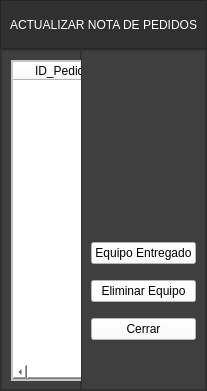
     <widget class="QWidget" name="page_tractor">
      <layout class="QVBoxLayout" name="verticalLayout_2" stretch="1,7">
       <property name="spacing">
        <number>0</number>
       </property>
       <property name="leftMargin">
        <number>0</number>
       </property>
       <property name="topMargin">
        <number>0</number>
       </property>
       <property name="rightMargin">
        <number>0</number>
       </property>
       <property name="bottomMargin">
        <number>0</number>
       </property>
       <item>
        <widget class="QFrame" name="frame_2">
         <property name="styleSheet">
          <string notr="true">background-color: rgb(48, 48, 48);</string>
         </property>
         <property name="frameShape">
          <enum>QFrame::StyledPanel</enum>
         </property>
         <property name="frameShadow">
          <enum>QFrame::Raised</enum>
         </property>
         <layout class="QHBoxLayout" name="horizontalLayout_2">
          <item>
           <widget class="QLabel" name="label">
            <property name="styleSheet">
             <string notr="true">
font: 87 18pt &quot;Arial Black&quot;;
color: rgb(255, 255, 255);</string>
            </property>
            <property name="text">
             <string>ACTUALIZAR NOTA DE PEDIDOS</string>
            </property>
           </widget>
          </item>
         </layout>
        </widget>
       </item>
       <item>
        <widget class="QFrame" name="frame">
         <property name="styleSheet">
          <string notr="true">background-color: rgb(63, 63, 63);
font: 11pt &quot;Arial&quot;;
font: 10pt &quot;Arial&quot;;</string>
         </property>
         <property name="frameShape">
          <enum>QFrame::StyledPanel</enum>
         </property>
         <property name="frameShadow">
          <enum>QFrame::Raised</enum>
         </property>
         <layout class="QHBoxLayout" name="horizontalLayout" stretch="7,2">
          <property name="spacing">
           <number>0</number>
          </property>
          <property name="leftMargin">
           <number>0</number>
          </property>
          <property name="topMargin">
           <number>0</number>
          </property>
          <property name="rightMargin">
           <number>0</number>
          </property>
          <property name="bottomMargin">
           <number>0</number>
          </property>
          <item>
           <widget class="QFrame" name="frame_3">
            <property name="frameShape">
             <enum>QFrame::StyledPanel</enum>
            </property>
            <property name="frameShadow">
             <enum>QFrame::Raised</enum>
            </property>
            <widget class="QPushButton" name="buscar">
             <property name="geometry">
              <rect>
               <x>460</x>
               <y>20</y>
               <width>111</width>
               <height>31</height>
              </rect>
             </property>
             <property name="styleSheet">
              <string notr="true">background-color: rgb(255, 255, 255);
</string>
             </property>
             <property name="text">
              <string>Buscar</string>
             </property>
            </widget>
            <widget class="QTextEdit" name="textEdit">
             <property name="geometry">
              <rect>
               <x>10</x>
               <y>340</y>
               <width>551</width>
               <height>81</height>
              </rect>
             </property>
             <property name="styleSheet">
              <string notr="true">color: rgb(255, 255, 255);</string>
             </property>
             <property name="html">
              <string>&lt;!DOCTYPE HTML PUBLIC &quot;-//W3C//DTD HTML 4.0//EN&quot; &quot;http://www.w3.org/TR/REC-html40/strict.dtd&quot;&gt;
&lt;html&gt;&lt;head&gt;&lt;meta name=&quot;qrichtext&quot; content=&quot;1&quot; /&gt;&lt;style type=&quot;text/css&quot;&gt;
p, li { white-space: pre-wrap; }
&lt;/style&gt;&lt;/head&gt;&lt;body style=&quot; font-family:'Arial'; font-size:10pt; font-weight:400; font-style:normal;&quot;&gt;
&lt;p style=&quot; margin-top:0px; margin-bottom:0px; margin-left:0px; margin-right:0px; -qt-block-indent:0; text-indent:0px;&quot;&gt;Para darlo como entregado o eliminado a un pedido tienes que seleccionar un pedido en la tabla y darle click a uno de los botones.&lt;/p&gt;&lt;/body&gt;&lt;/html&gt;</string>
             </property>
            </widget>
            <widget class="QFrame" name="frame_14">
             <property name="geometry">
              <rect>
               <x>10</x>
               <y>10</y>
               <width>441</width>
               <height>321</height>
              </rect>
             </property>
             <property name="styleSheet">
              <string notr="true">background-color: rgb(255, 255, 255);</string>
             </property>
             <property name="frameShape">
              <enum>QFrame::StyledPanel</enum>
             </property>
             <property name="frameShadow">
              <enum>QFrame::Raised</enum>
             </property>
             <layout class="QVBoxLayout" name="verticalLayout_5">
              <property name="spacing">
               <number>0</number>
              </property>
              <property name="leftMargin">
               <number>0</number>
              </property>
              <property name="topMargin">
               <number>0</number>
              </property>
              <property name="rightMargin">
               <number>0</number>
              </property>
              <property name="bottomMargin">
               <number>0</number>
              </property>
              <item>
               <widget class="QTableWidget" name="tabla_pedidos">
                <property name="styleSheet">
                 <string notr="true">background-color: rgb(255, 255, 255);</string>
                </property>
                <property name="selectionBehavior">
                 <enum>QAbstractItemView::SelectRows</enum>
                </property>
                <column>
                 <property name="text">
                  <string>ID_Pedido</string>
                 </property>
                </column>
                <column>
                 <property name="text">
                  <string>Cliente</string>
                 </property>
                </column>
                <column>
                 <property name="text">
                  <string>Fecha</string>
                 </property>
                </column>
                <column>
                 <property name="text">
                  <string>Tractor</string>
                 </property>
                </column>
                <column>
                 <property name="text">
                  <string>Cosechadora</string>
                 </property>
                </column>
                <column>
                 <property name="text">
                  <string>Plataforma sojera</string>
                 </property>
                </column>
                <column>
                 <property name="text">
                  <string>Plataforma maicera</string>
                 </property>
                </column>
                <column>
                 <property name="text">
                  <string>Chasis/Embocador</string>
                 </property>
                </column>
                <column>
                 <property name="text">
                  <string>Rodado</string>
                 </property>
                </column>
                <column>
                 <property name="text">
                  <string>Observaciones</string>
                 </property>
                </column>
                <column>
                 <property name="text">
                  <string>Localidad</string>
                 </property>
                </column>
                <column>
                 <property name="text">
                  <string>Provincia</string>
                 </property>
                </column>
                <column>
                 <property name="text">
                  <string>Fecha de Entrega</string>
                 </property>
                </column>
                <column>
                 <property name="text">
                  <string>Estado</string>
                 </property>
                </column>
               </widget>
              </item>
             </layout>
            </widget>
           </widget>
          </item>
          <item>
           <widget class="QFrame" name="frame_5">
            <property name="styleSheet">
             <string notr="true"/>
            </property>
            <property name="frameShape">
             <enum>QFrame::StyledPanel</enum>
            </property>
            <property name="frameShadow">
             <enum>QFrame::Raised</enum>
            </property>
            <layout class="QVBoxLayout" name="verticalLayout_4">
             <item>
              <spacer name="verticalSpacer">
               <property name="orientation">
                <enum>Qt::Vertical</enum>
               </property>
               <property name="sizeHint" stdset="0">
                <size>
                 <width>20</width>
                 <height>197</height>
                </size>
               </property>
              </spacer>
             </item>
             <item>
              <widget class="QPushButton" name="entregar">
               <property name="styleSheet">
                <string notr="true">background-color: rgb(255, 255, 255);</string>
               </property>
               <property name="text">
                <string>Equipo Entregado</string>
               </property>
              </widget>
             </item>
             <item>
              <spacer name="verticalSpacer_5">
               <property name="orientation">
                <enum>Qt::Vertical</enum>
               </property>
               <property name="sizeType">
                <enum>QSizePolicy::Minimum</enum>
               </property>
               <property name="sizeHint" stdset="0">
                <size>
                 <width>20</width>
                 <height>10</height>
                </size>
               </property>
              </spacer>
             </item>
             <item>
              <widget class="QPushButton" name="eliminar">
               <property name="styleSheet">
                <string notr="true">background-color: rgb(255, 255, 255);</string>
               </property>
               <property name="text">
                <string>Eliminar Equipo</string>
               </property>
              </widget>
             </item>
             <item>
              <spacer name="verticalSpacer_3">
               <property name="orientation">
                <enum>Qt::Vertical</enum>
               </property>
               <property name="sizeType">
                <enum>QSizePolicy::Minimum</enum>
               </property>
               <property name="sizeHint" stdset="0">
                <size>
                 <width>20</width>
                 <height>10</height>
                </size>
               </property>
              </spacer>
             </item>
             <item>
              <widget class="QPushButton" name="cerrar">
               <property name="styleSheet">
                <string notr="true">background-color: rgb(255, 255, 255);</string>
               </property>
               <property name="text">
                <string>Cerrar</string>
               </property>
              </widget>
             </item>
             <item>
              <spacer name="verticalSpacer_2">
               <property name="orientation">
                <enum>Qt::Vertical</enum>
               </property>
               <property name="sizeType">
                <enum>QSizePolicy::Minimum</enum>
               </property>
               <property name="sizeHint" stdset="0">
                <size>
                 <width>20</width>
                 <height>40</height>
                </size>
               </property>
              </spacer>
             </item>
            </layout>
           </widget>
          </item>
         </layout>
        </widget>
       </item>
      </layout>
     </widget>
